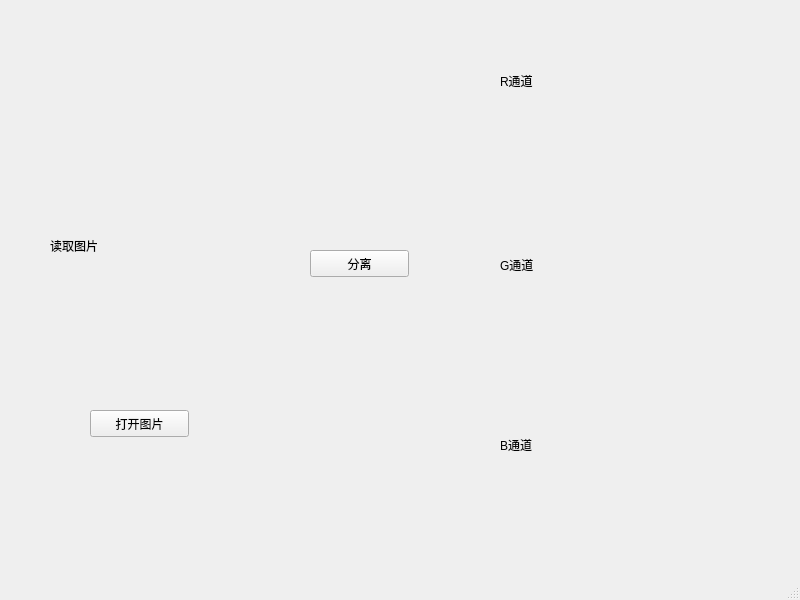
<?xml version="1.0" encoding="UTF-8"?>
<ui version="4.0">
 <class>openimage</class>
 <widget class="QMainWindow" name="openimage">
  <property name="geometry">
   <rect>
    <x>0</x>
    <y>0</y>
    <width>800</width>
    <height>600</height>
   </rect>
  </property>
  <property name="windowTitle">
   <string>MainWindow</string>
  </property>
  <widget class="QWidget" name="centralwidget">
   <widget class="QLabel" name="label_raw">
    <property name="geometry">
     <rect>
      <x>50</x>
      <y>140</y>
      <width>201</width>
      <height>211</height>
     </rect>
    </property>
    <property name="text">
     <string>读取图片</string>
    </property>
   </widget>
   <widget class="QPushButton" name="readButton">
    <property name="geometry">
     <rect>
      <x>90</x>
      <y>410</y>
      <width>99</width>
      <height>27</height>
     </rect>
    </property>
    <property name="text">
     <string>打开图片</string>
    </property>
   </widget>
   <widget class="QLabel" name="label_red">
    <property name="geometry">
     <rect>
      <x>500</x>
      <y>10</y>
      <width>151</width>
      <height>141</height>
     </rect>
    </property>
    <property name="text">
     <string>R通道</string>
    </property>
   </widget>
   <widget class="QPushButton" name="convertButton">
    <property name="geometry">
     <rect>
      <x>310</x>
      <y>250</y>
      <width>99</width>
      <height>27</height>
     </rect>
    </property>
    <property name="text">
     <string>分离</string>
    </property>
   </widget>
   <widget class="QLabel" name="label_green">
    <property name="geometry">
     <rect>
      <x>500</x>
      <y>190</y>
      <width>150</width>
      <height>150</height>
     </rect>
    </property>
    <property name="text">
     <string>G通道</string>
    </property>
   </widget>
   <widget class="QLabel" name="label_blue">
    <property name="geometry">
     <rect>
      <x>500</x>
      <y>370</y>
      <width>150</width>
      <height>150</height>
     </rect>
    </property>
    <property name="text">
     <string>B通道</string>
    </property>
   </widget>
  </widget>
  <widget class="QMenuBar" name="menubar">
   <property name="geometry">
    <rect>
     <x>0</x>
     <y>0</y>
     <width>800</width>
     <height>25</height>
    </rect>
   </property>
  </widget>
  <widget class="QStatusBar" name="statusbar"/>
 </widget>
 <resources/>
 <connections>
  <connection>
   <sender>readButton</sender>
   <signal>clicked()</signal>
   <receiver>openimage</receiver>
   <slot>openNewImage()</slot>
   <hints>
    <hint type="sourcelabel">
     <x>166</x>
     <y>461</y>
    </hint>
    <hint type="destinationlabel">
     <x>208</x>
     <y>507</y>
    </hint>
   </hints>
  </connection>
  <connection>
   <sender>convertButton</sender>
   <signal>clicked()</signal>
   <receiver>openimage</receiver>
   <slot>convertImg()</slot>
   <hints>
    <hint type="sourcelabel">
     <x>393</x>
     <y>289</y>
    </hint>
    <hint type="destinationlabel">
     <x>337</x>
     <y>165</y>
    </hint>
   </hints>
  </connection>
 </connections>
 <slots>
  <slot>convertImg()</slot>
 </slots>
</ui>
